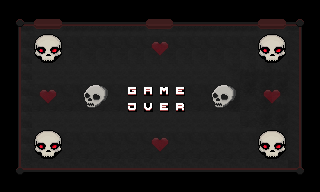

This is a level from a 2D game, rendered from its Tiled map with the project's own tilesets. A one-line summary and the complete map file follow:
An orthogonal 20x12 tile map with 16x16 px tiles, 2 tile layers (fondo, letras y detalles), 3 tilesets.

<map version="1.10" tiledversion="1.12.2" orientation="orthogonal" renderorder="right-down" width="20" height="12" tilewidth="16" tileheight="16" infinite="0" nextlayerid="3" nextobjectid="1">
 <tileset firstgid="1" source="uiFondoMenu.tsx" />
 <tileset firstgid="257" source="otrasLetras.tsx" />
 <tileset firstgid="317" source="uiSettings.tsx" />
 <layer id="1" name="fondo" width="20" height="12">
  <data encoding="csv">
0,0,0,0,0,0,0,0,0,0,0,0,0,0,0,0,0,0,0,0,
0,137,138,2147483786,10,10,10,10,10,138,139,10,10,10,10,10,138,2147483786,2147483785,0,
0,169,170,170,170,170,170,170,170,170,170,170,170,170,170,170,170,170,172,0,
0,169,154,155,155,155,155,155,155,155,155,155,155,155,155,155,155,155,172,0,
0,169,154,154,154,154,154,154,154,154,154,154,154,154,155,171,171,171,172,0,
0,169,170,170,170,170,170,170,170,170,170,170,170,170,171,187,187,187,172,0,
0,169,186,186,186,186,186,186,186,186,186,186,186,186,187,186,187,171,172,0,
0,169,154,154,154,154,154,154,154,154,154,154,154,154,154,186,187,187,172,0,
0,169,170,170,170,170,170,170,170,170,170,170,170,170,170,170,186,187,172,0,
0,169,186,186,186,186,186,186,186,186,186,186,186,186,186,186,186,187,172,0,
0,201,202,202,202,202,202,202,202,202,202,202,202,202,202,202,202,202,204,0,
0,0,0,0,0,0,0,0,0,0,0,0,0,0,0,0,0,0,0,0
</data>
 </layer>
 <layer id="2" name="letras y detalles" width="20" height="12">
  <data encoding="csv">
0,0,0,0,0,0,0,0,0,0,0,0,0,0,0,0,0,0,0,0,
0,0,0,0,0,0,0,0,0,0,0,0,0,0,0,0,0,0,0,0,
0,0,73,74,0,0,0,0,0,109,110,0,0,0,0,0,73,74,0,0,
0,0,89,90,0,0,0,0,0,125,126,0,0,0,0,0,89,90,0,0,
0,0,0,0,0,0,0,0,0,0,0,0,0,0,0,0,0,0,0,0,
0,0,109,110,0,513,514,0,263,257,269,261,0,513,514,0,109,110,0,0,
0,0,125,126,0,527,528,0,266,278,261,274,0,527,528,0,125,126,0,0,
0,0,0,0,0,0,0,0,0,0,0,0,0,0,0,0,0,0,0,0,
0,0,73,74,0,0,0,0,0,109,110,0,0,0,0,0,73,74,0,0,
0,0,89,90,0,0,0,0,0,125,126,0,0,0,0,0,89,90,0,0,
0,0,0,0,0,0,0,0,0,0,0,0,0,0,0,0,0,0,0,0,
0,0,0,0,0,0,0,0,0,0,0,0,0,0,0,0,0,0,0,0
</data>
 </layer>
</map>
